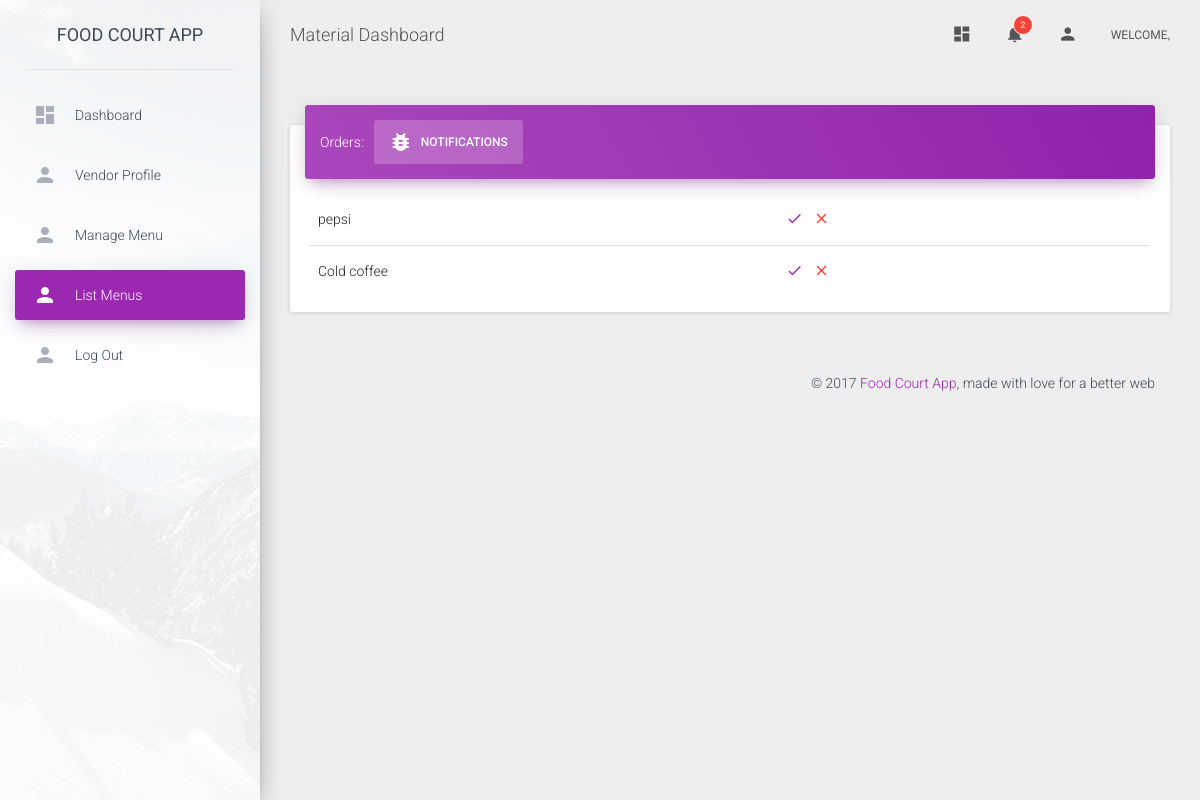
The app's page /listitems (signed in), older data.
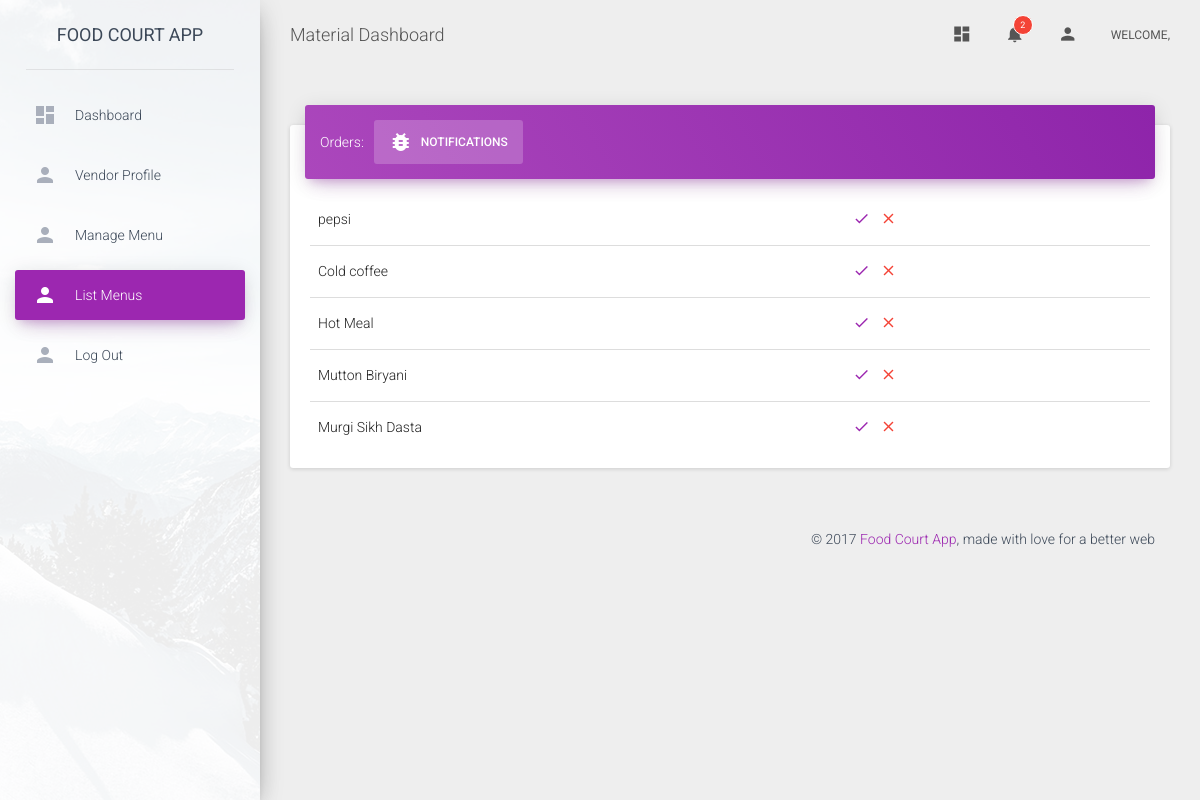
The same page, newer data.
### core/models.py (models this page shows, shortened)
class Item(models.Model):
	vendor = models.ForeignKey(Vendor, on_delete=models.CASCADE)
	item_name = models.CharField(max_length=1000)
	price = models.IntegerField()
	type_choices = (
		('VEG', 'Vegetarian'),
		('NON', 'Non-Vegetarian'),
		('SOF', 'Soft-Drinks'),
		('BEV', 'Beverages'))
	category = models.CharField(max_length=3, choices=type_choices, default='VEG', verbose_name="Category")
	type_food = (
		('bf', 'Breakfast'),
		('lun', 'Lunch'),
		('din', 'Dinner'))
	food_type = models.CharField(max_length=3, choices=type_food, default='bf')
	image = models.FileField()
	class Meta:
		verbose_name = "Item"

### core/views.py (the view)
# urls.py: url(r'^listitems$', views.listitems, name='listitems'),
def listitems(request):
	context = {
		"items": Item.objects.filter(vendor = Vendor.objects.get(id = request.user.id))
	}
	return render(request, 'core/listitems.html', context)

### core/templates/core/listitems.html (shortened to what this page needs)
<!doctype html>
<html lang="en">
<head>
    {% load static %}
    <link href="{% static 'css/bootstrap.min.css'%}" rel="stylesheet" />
    <link href="{% static 'css/material-dashboard.css'%}" rel="stylesheet" />
    <link href="{% static 'css/demo.css' %}" rel="stylesheet" />
    <link href="http://maxcdn.bootstrapcdn.com/font-awesome/latest/css/font-awesome.min.css" rel="stylesheet">
</head>
<body>
    <div class="wrapper">
        <div class="sidebar" data-color="purple" data-image="{% static 'img/sidebar-1.jpg' %}">
            <div class="logo">
                <a href="http://www.creative-tim.com" class="simple-text">
                    Food Court App
                </a>
            </div>
            <div class="sidebar-wrapper">
                <ul class="nav">
                    <li>
                        <a href="{% url 'dashboard' %}">
                            <i class="material-icons">dashboard</i>
                            <p>Dashboard</p>
                        </a>
                    </li>
                    <li>
                        <a href="{% url 'profile' %}">
                            <i class="material-icons">person</i>
                            <p>Vendor Profile</p>
                        </a>
                    </li>
                    <li>
                        <a href="{% url 'iteminsert' %}">
                            <i class="material-icons">person</i>
                            <p>Manage Menu</p>
                        </a>
                    </li>
                    <li  class="active">
                        <a href="{% url 'listitems' %}">
                            <i class="material-icons">person</i>
                            <p>List Menus</p>
                        </a>
                    </li>
                    <li>
                        <a href="{% url 'signout' %}">
                            <i class="material-icons">person</i>
                            <p>Log Out</p>
                        </a>
                    </li>
                </ul>
            </div>
        </div>
        <div class="main-panel">
            <nav class="navbar navbar-transparent navbar-absolute">
                <div class="container-fluid">
                    <div class="navbar-header">
                        <a class="navbar-brand" href="#"> Material Dashboard </a>
                    </div>
                    <div class="collapse navbar-collapse">
                        <ul class="nav navbar-nav navbar-right">
                            <li>
                                <a href="#pablo" class="dropdown-toggle" data-toggle="dropdown">
                                    <i class="material-icons">dashboard</i>
                                </a>
                            </li>
                            <li class="dropdown">
                                <a href="#" class="dropdown-toggle" data-toggle="dropdown">
                                    <i class="material-icons">notifications</i>
                                    <span class="notification">2</span>
                                </a>
                            </li>
                            <li>
                                <a href="#pablo" class="dropdown-toggle" data-toggle="dropdown">
                                    <i class="material-icons">person</i>
                                </a>
                            </li>
                            <li>
                                <a href="#pablo" class="dropdown-toggle" data-toggle="dropdown">
                                    <p>Welcome, {{request.user.brand}}</p>
                                </a>
                            </li>
                        </ul>
                    </div>
                </div>
            </nav>
            <div class="content">
                <div class="container-fluid">
                    <div class="row">
                        <div class="col-lg-12 col-md-12">
                            <div class="card card-nav-tabs">
                                <div class="card-header" data-background-color="purple">
                                    <div class="nav-tabs-navigation">
                                        <div class="nav-tabs-wrapper">
                                            <span class="nav-tabs-title">Orders:</span>
                                            <ul class="nav nav-tabs" data-tabs="tabs">
                                                <li class="active">
                                                    <a href="#profile" data-toggle="tab">
                                                        <i class="material-icons">bug_report</i> Notifications
                                                        <div class="ripple-container"></div>
                                                    </a>
                                                </li>
                                            </ul>
                                        </div>
                                    </div>
                                </div>
                                <div class="card-content">
                                    <div class="tab-content">
                                        <div class="tab-pane active" id="profile">
                                            <table class="table">
                                                <tbody>
                                                    {% for item in items %}
                                                    <tr>
                                                        <td>{{ item.item_name }}</td>
                                                        <td class="td-actions text-right">
                                                            <button type="button" rel="tooltip" title="Complete Order" class="btn btn-primary btn-simple btn-xs">
                                                                <i class="material-icons">check</i>
                                                            </button>
                                                            <button type="button" rel="tooltip" title="Mark as unavailable" class="btn btn-danger btn-simple btn-xs">
                                                                <i class="material-icons">close</i>
                                                            </button>
                                                        </td>
                                                    </tr>
                                                    {% endfor %}
                                                </tbody>
                                            </table>
                                        </div>
                                    </div>
                                </div>
                            </div>
                        </div>
                    </div>
            <footer class="footer">
                <div class="container-fluid">
                    <p class="copyright pull-right">
                        &copy;
                        <a href="http://www.creative-tim.com">Food Court App</a>, made with love for a better web
                    </p>
                </div>
            </footer>
        </div>
    </div>
</body>
</html>

Row changes from the older to the newer data that the page shows:
added Item: item_name "Hot Meal"
added Item: item_name "Mutton Biryani"
added Item: item_name "Murgi Sikh Dasta"
